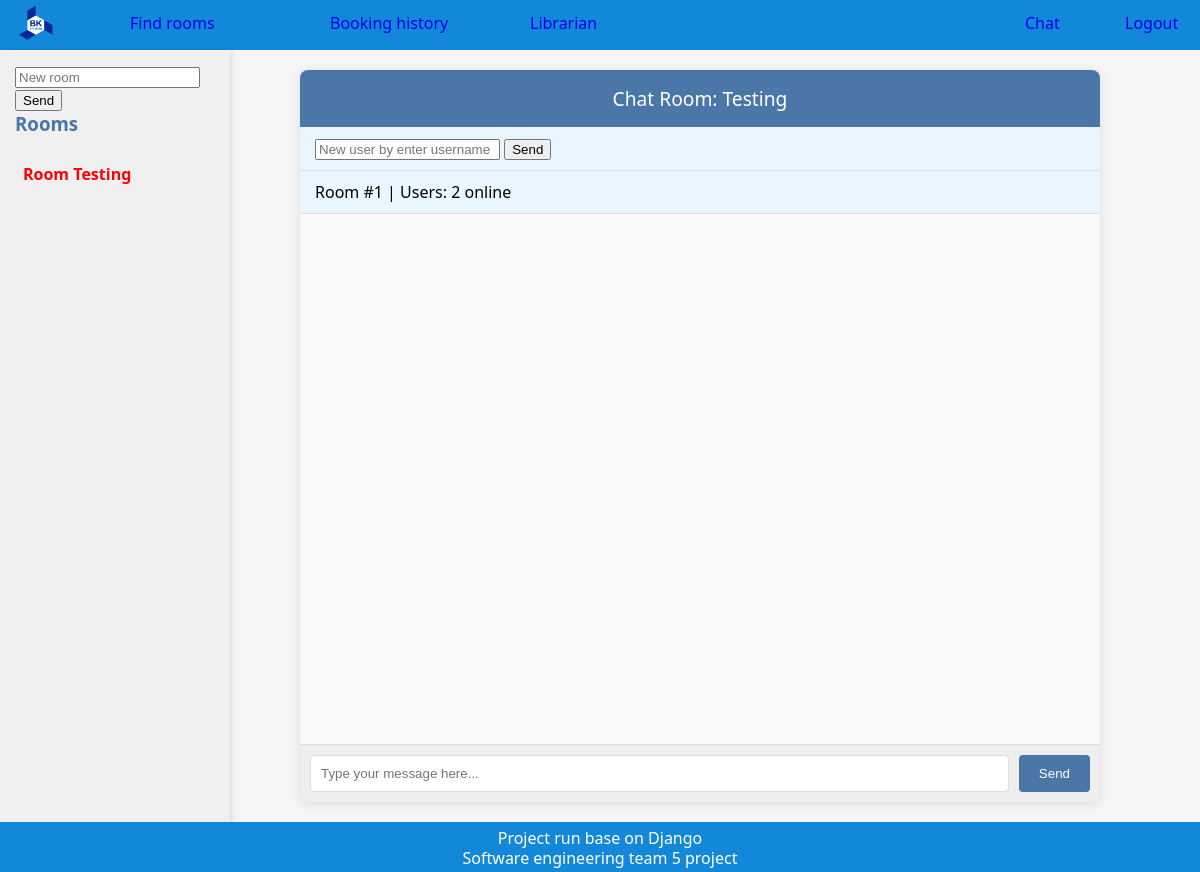
/chat/1/ (signed in), run on the app's committed database.
### chat_section/models.py (models this page shows, shortened)
class Room(models.Model):
    number = models.IntegerField(unique=True)
    name   = models.CharField(max_length=100)
    users = models.ManyToManyField(settings.AUTH_USER_MODEL)

### chat_section/views.py (the view, shortened to what this page needs)
# urls.py: path('<int:number>/', views.chat_rooms, name='chat_room'),
@login_required
def chat_rooms(request, number):
    all_rooms = Room.objects.filter(users=request.user).order_by('number')
    room = Room.objects.filter(users=request.user,number=number).first()
    message = None
    if room:
        message = Message.objects.filter(room=room)
    else:
        number = 0
    online_rooms = Room.objects.all()
    return render(request, 'chat_section/chat_rooms.html', {
        'room': room,
        'user': request.user,
        'messages': message,
        'all_rooms': all_rooms,
        'current_number': number,
        'online_rooms': online_rooms,
    })

### templates/chat_section/chat_rooms.html (shortened to what this page needs)
{% extends 'general_main.html' %}
{% block content %}
<!DOCTYPE html>
<html lang="en">
<head>
</head>
<body>
    <div class="sidebar" style = "margin-top: 50px;">
		<form method="POST" action="">
		<input id="add-room-input" name="add-room-input" type="text" placeholder="New room" >
		<button id="add-room-submit"type="submit">Send</button>
		</form>
        <h3>Rooms</h3>
        {% for r in all_rooms %}
            {% if r.number == current_number %}
                <div class="room-link current-room">
                    Room {{ r.name }}
                </div>
            {% elif r.number in online_rooms %}
                <a href="{% url 'chat_rooms' number=r.number %}" class="room-link online-room">
                    Room {{ r.name }}
                </a>
            {% else %}
                <a href="/chat/{{ r.number }}" class="room-link offline-room">
                    Room {{ r.name }}
                </a>
            {% endif %}
        {% endfor %}
    </div>
	{% if not room %}
	{% else %}
    <div class="chat-container">
        <div class="chat-box">
            <div class="chat-header">
                Chat Room: {{ room.name }}
            </div>
			<div class="room-info">
				<form method="POST" action="">
                <input id="add-user-input" name="add-user-input" type="text" placeholder="New user by enter username" >
                <button id="add-user-submit"type="submit">Send</button>
				</form>
            </div>
            <div class="room-info">
                Room #{{ room.number }} |
                Users: {{ room.users.count|default:"0" }} online
            </div>
            <div id="chat-log">
            </div>
            <div class="chat-input">
                <input id="chat-message-input" type="text" placeholder="Type your message here...">
                <button id="chat-message-submit">Send</button>
            </div>
        </div>
    </div>
	{% endif %}
</body>
</html>
{% endblock %}

### templates/chat_section/chat_rooms.html (style rules this page uses)
body { font-family: 'Segoe UI', Tahoma, Geneva, Verdana, sans-serif; margin: 0; padding: 0; background-color: #f5f5f5; display: flex; }
.sidebar { width: 200px; background-color: #f0f0f0; padding: 15px; height: 100vh; box-shadow: 2px 0 5px rgba(0, 0, 0, 0.1); overflow-y: auto; position: fixed; top: 0; left: 0; z-index:1; }
.sidebar h3 { margin-top: 0; color: #4a76a8; }
.room-link { display: block; padding: 8px; margin-bottom: 5px; text-decoration: none; border-radius: 4px; }
.current-room { color: red; font-weight: bold; }
.chat-container { flex: 1; margin-left: 200px; padding: 20px; }
.chat-box { max-width: 800px; margin: 0 auto; background: white; border-radius: 8px; box-shadow: 0 2px 10px rgba(0, 0, 0, 0.1); overflow: hidden; }
.chat-header { background-color: #4a76a8; color: white; padding: 15px; font-size: 1.2em; text-align: center; }
.room-info { padding: 10px 15px; background: #e9f5ff; border-bottom: 1px solid #ddd; }
#chat-log { height: 500px; overflow-y: auto; padding: 15px; background-color: #f9f9f9; }
.chat-input { display: flex; padding: 10px; background: #eee; border-top: 1px solid #ddd; }
#chat-message-input { flex: 1; padding: 10px; border: 1px solid #ddd; border-radius: 4px; outline: none; }
#chat-message-submit { margin-left: 10px; padding: 10px 20px; background-color: #4a76a8; color: white; border: none; border-radius: 4px; cursor: pointer; }

### data on the page
Room: name "Testing", number "1", users.count "2"
